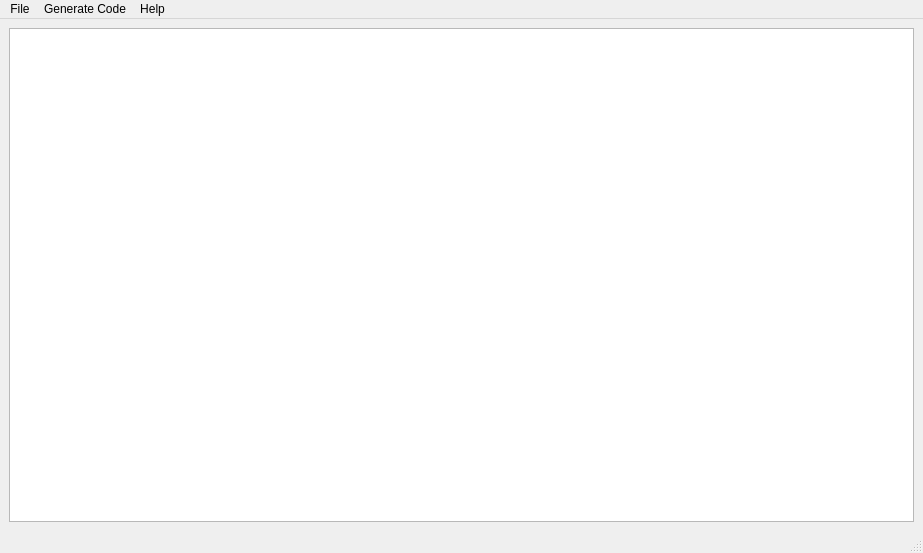
<?xml version="1.0" encoding="UTF-8"?>
<ui version="4.0">
 <class>MainWindow</class>
 <widget class="QMainWindow" name="MainWindow">
  <property name="geometry">
   <rect>
    <x>0</x>
    <y>0</y>
    <width>923</width>
    <height>553</height>
   </rect>
  </property>
  <property name="windowTitle">
   <string>Register Code Generator v0.1</string>
  </property>
  <widget class="QWidget" name="centralwidget">
   <property name="enabled">
    <bool>true</bool>
   </property>
   <property name="sizePolicy">
    <sizepolicy hsizetype="Expanding" vsizetype="Expanding">
     <horstretch>0</horstretch>
     <verstretch>0</verstretch>
    </sizepolicy>
   </property>
   <layout class="QVBoxLayout" name="verticalLayout_2">
    <item>
     <layout class="QVBoxLayout" name="verticalLayout">
      <property name="sizeConstraint">
       <enum>QLayout::SetDefaultConstraint</enum>
      </property>
      <item>
       <widget class="QTreeView" name="treeView">
        <property name="font">
         <font>
          <pointsize>14</pointsize>
         </font>
        </property>
        <property name="animated">
         <bool>true</bool>
        </property>
        <property name="headerHidden">
         <bool>true</bool>
        </property>
       </widget>
      </item>
     </layout>
    </item>
   </layout>
  </widget>
  <widget class="QMenuBar" name="menubar">
   <property name="geometry">
    <rect>
     <x>0</x>
     <y>0</y>
     <width>923</width>
     <height>21</height>
    </rect>
   </property>
   <widget class="QMenu" name="menuFile">
    <property name="title">
     <string>File</string>
    </property>
    <addaction name="actionOpen_datasheet_dump"/>
    <addaction name="separator"/>
    <addaction name="actionOpen_JSON_configuration"/>
    <addaction name="actionSave_configuration"/>
    <addaction name="separator"/>
    <addaction name="actionExit"/>
   </widget>
   <widget class="QMenu" name="menuHelp">
    <property name="title">
     <string>Help</string>
    </property>
   </widget>
   <widget class="QMenu" name="menuGenerate_Code">
    <property name="title">
     <string>Generate Code</string>
    </property>
    <addaction name="actionConfiguration"/>
   </widget>
   <addaction name="menuFile"/>
   <addaction name="menuGenerate_Code"/>
   <addaction name="menuHelp"/>
  </widget>
  <widget class="QStatusBar" name="statusbar"/>
  <action name="actionOpen_datasheet_dump">
   <property name="text">
    <string>Open datasheet dump...</string>
   </property>
  </action>
  <action name="actionOpen_JSON_configuration">
   <property name="text">
    <string>Open JSON configuration...</string>
   </property>
  </action>
  <action name="actionSave_configuration">
   <property name="text">
    <string>Save configuration...</string>
   </property>
  </action>
  <action name="actionExit">
   <property name="text">
    <string>Exit...</string>
   </property>
  </action>
  <action name="actionBit_Shifting">
   <property name="text">
    <string>Bit Shifting...</string>
   </property>
  </action>
  <action name="actionBit_Field">
   <property name="text">
    <string>Bit Field...</string>
   </property>
  </action>
  <action name="actionConfiguration">
   <property name="text">
    <string>Configuration...</string>
   </property>
  </action>
 </widget>
 <resources/>
 <connections/>
</ui>
